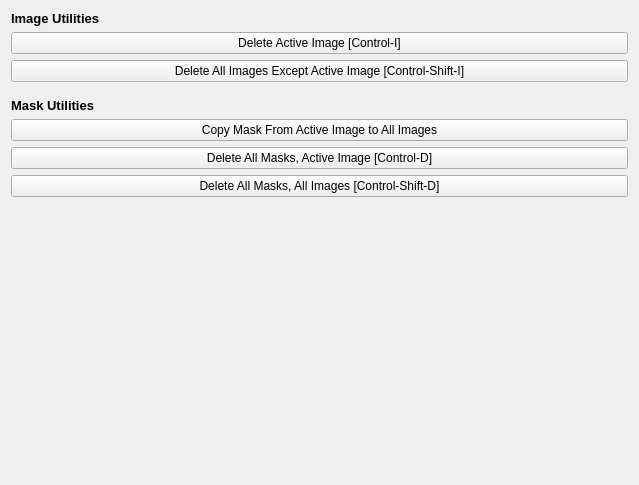
         <widget class="QWidget" name="page">
          <property name="geometry">
           <rect>
            <x>0</x>
            <y>0</y>
            <width>639</width>
            <height>485</height>
           </rect>
          </property>
          <attribute name="label">
           <string>General Utilities</string>
          </attribute>
          <layout class="QVBoxLayout" name="verticalLayout_31">
           <item>
            <widget class="QLabel" name="label_63">
             <property name="font">
              <font>
               <pointsize>10</pointsize>
               <weight>75</weight>
               <bold>true</bold>
              </font>
             </property>
             <property name="text">
              <string>Image Utilities</string>
             </property>
            </widget>
           </item>
           <item>
            <widget class="QPushButton" name="modify_deleteactiveimage">
             <property name="text">
              <string>Delete Active Image [Control-I]</string>
             </property>
            </widget>
           </item>
           <item>
            <widget class="QPushButton" name="modify_deleteotherimages">
             <property name="text">
              <string>Delete All Images Except Active Image [Control-Shift-I]</string>
             </property>
            </widget>
           </item>
           <item>
            <spacer name="verticalSpacer_49">
             <property name="orientation">
              <enum>Qt::Vertical</enum>
             </property>
             <property name="sizeType">
              <enum>QSizePolicy::Minimum</enum>
             </property>
             <property name="sizeHint" stdset="0">
              <size>
               <width>20</width>
               <height>10</height>
              </size>
             </property>
            </spacer>
           </item>
           <item>
            <widget class="QLabel" name="label_64">
             <property name="font">
              <font>
               <pointsize>10</pointsize>
               <weight>75</weight>
               <bold>true</bold>
              </font>
             </property>
             <property name="text">
              <string>Mask Utilities</string>
             </property>
            </widget>
           </item>
           <item>
            <widget class="QPushButton" name="modify_copymasktoall">
             <property name="text">
              <string>Copy Mask From Active Image to All Images</string>
             </property>
            </widget>
           </item>
           <item>
            <widget class="QPushButton" name="modify_deleteactivemasks">
             <property name="text">
              <string>Delete All Masks, Active Image [Control-D]</string>
             </property>
            </widget>
           </item>
           <item>
            <widget class="QPushButton" name="modify_deleteallmasks">
             <property name="text">
              <string>Delete All Masks, All Images [Control-Shift-D]</string>
             </property>
            </widget>
           </item>
           <item>
            <spacer name="verticalSpacer_4">
             <property name="orientation">
              <enum>Qt::Vertical</enum>
             </property>
             <property name="sizeHint" stdset="0">
              <size>
               <width>20</width>
               <height>40</height>
              </size>
             </property>
            </spacer>
           </item>
          </layout>
         </widget>
